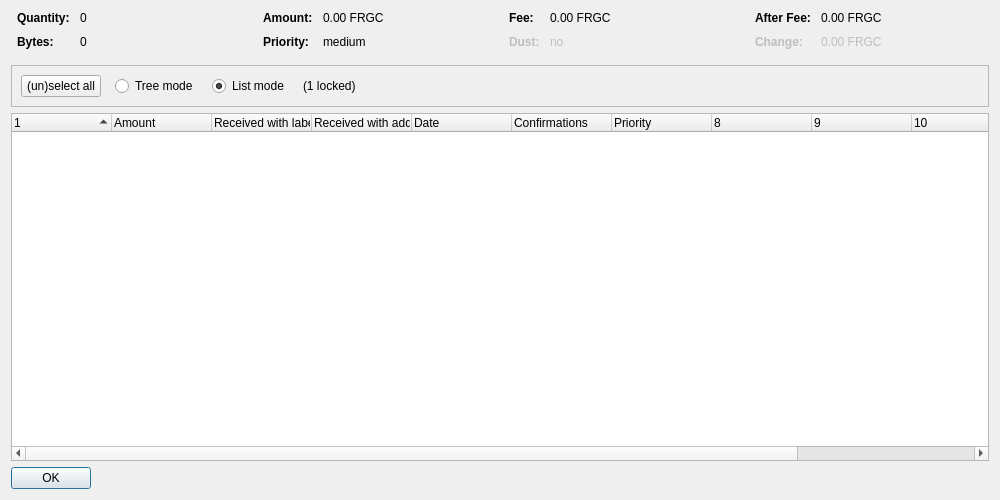
<?xml version="1.0" encoding="UTF-8"?>
<ui version="4.0">
 <class>CoinControlDialog</class>
 <widget class="QDialog" name="CoinControlDialog">
  <property name="geometry">
   <rect>
    <x>0</x>
    <y>0</y>
    <width>1000</width>
    <height>500</height>
   </rect>
  </property>
  <property name="windowTitle">
   <string>Coin Selection</string>
  </property>
  <layout class="QVBoxLayout" name="verticalLayout">
   <item>
    <layout class="QHBoxLayout" name="horizontalLayoutTop" stretch="0,0,0,0">
     <property name="topMargin">
      <number>0</number>
     </property>
     <property name="bottomMargin">
      <number>10</number>
     </property>
     <item>
      <layout class="QFormLayout" name="formLayoutCoinControl1">
       <property name="horizontalSpacing">
        <number>10</number>
       </property>
       <property name="verticalSpacing">
        <number>10</number>
       </property>
       <property name="leftMargin">
        <number>6</number>
       </property>
       <property name="rightMargin">
        <number>6</number>
       </property>
       <item row="0" column="0">
        <widget class="QLabel" name="labelCoinControlQuantityText">
         <property name="font">
          <font>
           <weight>75</weight>
           <bold>true</bold>
          </font>
         </property>
         <property name="text">
          <string>Quantity:</string>
         </property>
        </widget>
       </item>
       <item row="0" column="1">
        <widget class="QLabel" name="labelCoinControlQuantity">
         <property name="cursor">
          <cursorShape>IBeamCursor</cursorShape>
         </property>
         <property name="contextMenuPolicy">
          <enum>Qt::ActionsContextMenu</enum>
         </property>
         <property name="text">
          <string notr="true">0</string>
         </property>
         <property name="textInteractionFlags">
          <set>Qt::LinksAccessibleByMouse|Qt::TextSelectableByKeyboard|Qt::TextSelectableByMouse</set>
         </property>
        </widget>
       </item>
       <item row="1" column="0">
        <widget class="QLabel" name="labelCoinControlBytesText">
         <property name="font">
          <font>
           <weight>75</weight>
           <bold>true</bold>
          </font>
         </property>
         <property name="text">
          <string>Bytes:</string>
         </property>
        </widget>
       </item>
       <item row="1" column="1">
        <widget class="QLabel" name="labelCoinControlBytes">
         <property name="cursor">
          <cursorShape>IBeamCursor</cursorShape>
         </property>
         <property name="contextMenuPolicy">
          <enum>Qt::ActionsContextMenu</enum>
         </property>
         <property name="text">
          <string notr="true">0</string>
         </property>
         <property name="textInteractionFlags">
          <set>Qt::LinksAccessibleByMouse|Qt::TextSelectableByKeyboard|Qt::TextSelectableByMouse</set>
         </property>
        </widget>
       </item>
      </layout>
     </item>
     <item>
      <layout class="QFormLayout" name="formLayoutCoinControl2">
       <property name="horizontalSpacing">
        <number>10</number>
       </property>
       <property name="verticalSpacing">
        <number>10</number>
       </property>
       <property name="leftMargin">
        <number>6</number>
       </property>
       <property name="rightMargin">
        <number>6</number>
       </property>
       <item row="0" column="0">
        <widget class="QLabel" name="labelCoinControlAmountText">
         <property name="font">
          <font>
           <weight>75</weight>
           <bold>true</bold>
          </font>
         </property>
         <property name="text">
          <string>Amount:</string>
         </property>
        </widget>
       </item>
       <item row="0" column="1">
        <widget class="QLabel" name="labelCoinControlAmount">
         <property name="cursor">
          <cursorShape>IBeamCursor</cursorShape>
         </property>
         <property name="contextMenuPolicy">
          <enum>Qt::ActionsContextMenu</enum>
         </property>
         <property name="text">
          <string notr="true">0.00 FRGC</string>
         </property>
         <property name="textInteractionFlags">
          <set>Qt::LinksAccessibleByMouse|Qt::TextSelectableByKeyboard|Qt::TextSelectableByMouse</set>
         </property>
        </widget>
       </item>
       <item row="1" column="0">
        <widget class="QLabel" name="labelCoinControlPriorityText">
         <property name="font">
          <font>
           <weight>75</weight>
           <bold>true</bold>
          </font>
         </property>
         <property name="text">
          <string>Priority:</string>
         </property>
        </widget>
       </item>
       <item row="1" column="1">
        <widget class="QLabel" name="labelCoinControlPriority">
         <property name="cursor">
          <cursorShape>IBeamCursor</cursorShape>
         </property>
         <property name="contextMenuPolicy">
          <enum>Qt::ActionsContextMenu</enum>
         </property>
         <property name="text">
          <string notr="true">medium</string>
         </property>
         <property name="textInteractionFlags">
          <set>Qt::LinksAccessibleByMouse|Qt::TextSelectableByKeyboard|Qt::TextSelectableByMouse</set>
         </property>
        </widget>
       </item>
      </layout>
     </item>
     <item>
      <layout class="QFormLayout" name="formLayoutCoinControl3">
       <property name="horizontalSpacing">
        <number>10</number>
       </property>
       <property name="verticalSpacing">
        <number>10</number>
       </property>
       <property name="leftMargin">
        <number>6</number>
       </property>
       <property name="rightMargin">
        <number>6</number>
       </property>
       <item row="0" column="0">
        <widget class="QLabel" name="labelCoinControlFeeText">
         <property name="font">
          <font>
           <weight>75</weight>
           <bold>true</bold>
          </font>
         </property>
         <property name="text">
          <string>Fee:</string>
         </property>
        </widget>
       </item>
       <item row="0" column="1">
        <widget class="QLabel" name="labelCoinControlFee">
         <property name="cursor">
          <cursorShape>IBeamCursor</cursorShape>
         </property>
         <property name="contextMenuPolicy">
          <enum>Qt::ActionsContextMenu</enum>
         </property>
         <property name="text">
          <string notr="true">0.00 FRGC</string>
         </property>
         <property name="textInteractionFlags">
          <set>Qt::LinksAccessibleByMouse|Qt::TextSelectableByKeyboard|Qt::TextSelectableByMouse</set>
         </property>
        </widget>
       </item>
       <item row="1" column="0">
        <widget class="QLabel" name="labelCoinControlLowOutputText">
         <property name="enabled">
          <bool>false</bool>
         </property>
         <property name="font">
          <font>
           <weight>75</weight>
           <bold>true</bold>
          </font>
         </property>
         <property name="text">
          <string>Dust:</string>
         </property>
        </widget>
       </item>
       <item row="1" column="1">
        <widget class="QLabel" name="labelCoinControlLowOutput">
         <property name="enabled">
          <bool>false</bool>
         </property>
         <property name="cursor">
          <cursorShape>IBeamCursor</cursorShape>
         </property>
         <property name="contextMenuPolicy">
          <enum>Qt::ActionsContextMenu</enum>
         </property>
         <property name="text">
          <string notr="true">no</string>
         </property>
         <property name="textInteractionFlags">
          <set>Qt::LinksAccessibleByMouse|Qt::TextSelectableByKeyboard|Qt::TextSelectableByMouse</set>
         </property>
        </widget>
       </item>
      </layout>
     </item>
     <item>
      <layout class="QFormLayout" name="formLayoutCoinControl4">
       <property name="horizontalSpacing">
        <number>10</number>
       </property>
       <property name="verticalSpacing">
        <number>10</number>
       </property>
       <property name="leftMargin">
        <number>6</number>
       </property>
       <property name="rightMargin">
        <number>6</number>
       </property>
       <item row="0" column="0">
        <widget class="QLabel" name="labelCoinControlAfterFeeText">
         <property name="font">
          <font>
           <weight>75</weight>
           <bold>true</bold>
          </font>
         </property>
         <property name="text">
          <string>After Fee:</string>
         </property>
        </widget>
       </item>
       <item row="0" column="1">
        <widget class="QLabel" name="labelCoinControlAfterFee">
         <property name="cursor">
          <cursorShape>IBeamCursor</cursorShape>
         </property>
         <property name="contextMenuPolicy">
          <enum>Qt::ActionsContextMenu</enum>
         </property>
         <property name="text">
          <string notr="true">0.00 FRGC</string>
         </property>
         <property name="textInteractionFlags">
          <set>Qt::LinksAccessibleByMouse|Qt::TextSelectableByKeyboard|Qt::TextSelectableByMouse</set>
         </property>
        </widget>
       </item>
       <item row="1" column="0">
        <widget class="QLabel" name="labelCoinControlChangeText">
         <property name="enabled">
          <bool>false</bool>
         </property>
         <property name="font">
          <font>
           <weight>75</weight>
           <bold>true</bold>
          </font>
         </property>
         <property name="text">
          <string>Change:</string>
         </property>
        </widget>
       </item>
       <item row="1" column="1">
        <widget class="QLabel" name="labelCoinControlChange">
         <property name="enabled">
          <bool>false</bool>
         </property>
         <property name="cursor">
          <cursorShape>IBeamCursor</cursorShape>
         </property>
         <property name="contextMenuPolicy">
          <enum>Qt::ActionsContextMenu</enum>
         </property>
         <property name="text">
          <string notr="true">0.00 FRGC</string>
         </property>
         <property name="textInteractionFlags">
          <set>Qt::LinksAccessibleByMouse|Qt::TextSelectableByKeyboard|Qt::TextSelectableByMouse</set>
         </property>
        </widget>
       </item>
      </layout>
     </item>
    </layout>
   </item>
   <item>
    <widget class="QFrame" name="frame">
     <property name="minimumSize">
      <size>
       <width>0</width>
       <height>40</height>
      </size>
     </property>
     <property name="frameShape">
      <enum>QFrame::StyledPanel</enum>
     </property>
     <property name="frameShadow">
      <enum>QFrame::Sunken</enum>
     </property>
     <layout class="QHBoxLayout" name="horizontalLayout">
      <item>
       <layout class="QHBoxLayout" name="horizontalLayoutPanel" stretch="0,0,0,0,0">
        <property name="spacing">
         <number>14</number>
        </property>
        <item>
         <widget class="QPushButton" name="pushButtonSelectAll">
          <property name="sizePolicy">
           <sizepolicy hsizetype="Maximum" vsizetype="Fixed">
            <horstretch>0</horstretch>
            <verstretch>0</verstretch>
           </sizepolicy>
          </property>
          <property name="text">
           <string>(un)select all</string>
          </property>
          <property name="autoDefault">
           <bool>false</bool>
          </property>
         </widget>
        </item>
        <item>
         <widget class="QRadioButton" name="radioTreeMode">
          <property name="sizePolicy">
           <sizepolicy hsizetype="Maximum" vsizetype="Fixed">
            <horstretch>0</horstretch>
            <verstretch>0</verstretch>
           </sizepolicy>
          </property>
          <property name="text">
           <string>Tree mode</string>
          </property>
         </widget>
        </item>
        <item>
         <widget class="QRadioButton" name="radioListMode">
          <property name="sizePolicy">
           <sizepolicy hsizetype="Maximum" vsizetype="Fixed">
            <horstretch>0</horstretch>
            <verstretch>0</verstretch>
           </sizepolicy>
          </property>
          <property name="text">
           <string>List mode</string>
          </property>
          <property name="checked">
           <bool>true</bool>
          </property>
         </widget>
        </item>
        <item>
         <widget class="QLabel" name="labelLocked">
          <property name="text">
           <string notr="true">(1 locked)</string>
          </property>
         </widget>
        </item>
        <item>
         <spacer name="horizontalSpacer">
          <property name="orientation">
           <enum>Qt::Horizontal</enum>
          </property>
          <property name="sizeHint" stdset="0">
           <size>
            <width>40</width>
            <height>20</height>
           </size>
          </property>
         </spacer>
        </item>
       </layout>
      </item>
     </layout>
    </widget>
   </item>
   <item>
    <widget class="CoinControlTreeWidget" name="treeWidget">
     <property name="contextMenuPolicy">
      <enum>Qt::CustomContextMenu</enum>
     </property>
     <property name="sortingEnabled">
      <bool>false</bool>
     </property>
     <property name="columnCount">
      <number>12</number>
     </property>
     <attribute name="headerShowSortIndicator" stdset="0">
      <bool>true</bool>
     </attribute>
     <attribute name="headerStretchLastSection">
      <bool>false</bool>
     </attribute>
     <column>
      <property name="text">
       <string/>
      </property>
     </column>
     <column>
      <property name="text">
       <string>Amount</string>
      </property>
     </column>
     <column>
      <property name="text">
       <string>Received with label</string>
      </property>
     </column>
     <column>
      <property name="text">
       <string>Received with address</string>
      </property>
     </column>
     <column>
      <property name="text">
       <string>Date</string>
      </property>
     </column>
     <column>
      <property name="text">
       <string>Confirmations</string>
      </property>
      <property name="toolTip">
       <string>Confirmed</string>
      </property>
     </column>
     <column>
      <property name="text">
       <string>Priority</string>
      </property>
     </column>
     <column>
      <property name="text">
       <string/>
      </property>
     </column>
     <column>
      <property name="text">
       <string/>
      </property>
     </column>
     <column>
      <property name="text">
       <string/>
      </property>
     </column>
     <column>
      <property name="text">
       <string/>
      </property>
     </column>
     <column>
      <property name="text">
       <string/>
      </property>
     </column>
    </widget>
   </item>
   <item>
    <widget class="QDialogButtonBox" name="buttonBox">
     <property name="sizePolicy">
      <sizepolicy hsizetype="Maximum" vsizetype="Fixed">
       <horstretch>0</horstretch>
       <verstretch>0</verstretch>
      </sizepolicy>
     </property>
     <property name="orientation">
      <enum>Qt::Horizontal</enum>
     </property>
     <property name="standardButtons">
      <set>QDialogButtonBox::Ok</set>
     </property>
    </widget>
   </item>
  </layout>
 </widget>
 <customwidgets>
  <customwidget>
   <class>CoinControlTreeWidget</class>
   <extends>QTreeWidget</extends>
   <header>coincontroltreewidget.h</header>
  </customwidget>
 </customwidgets>
 <resources/>
 <connections/>
</ui>
